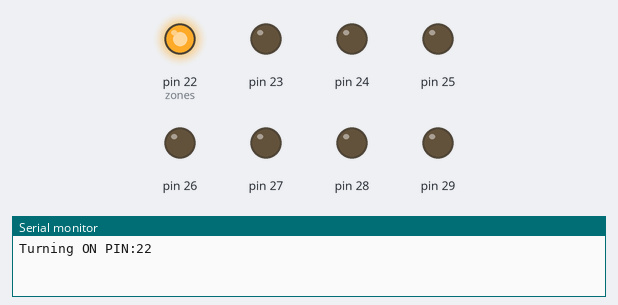
This sketch was run on a simulated Arduino Mega 2560, built with avr-gcc and run on an emulated ATmega2560. On the bench: output pins drawn as LEDs (lit = HIGH), the last lines printed to the serial monitor.

Above: at 0.5 s.
At 2.5 s:
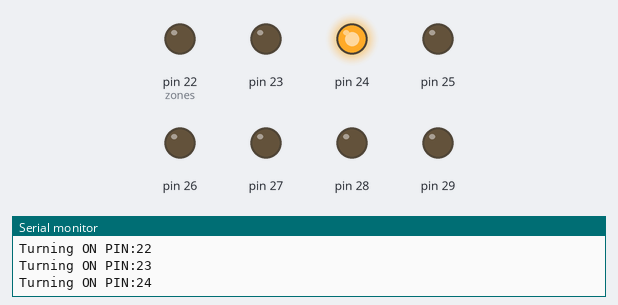
At 3.5 s:
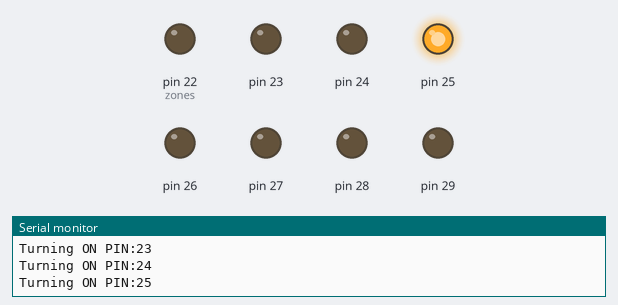
At 4.5 s:
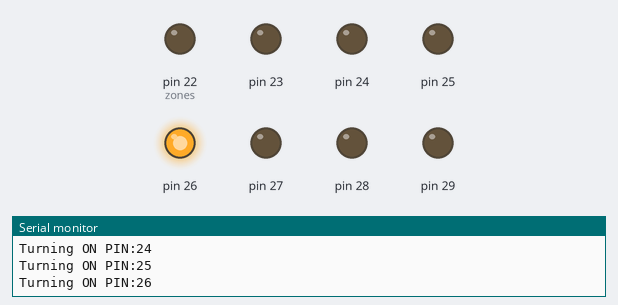
At 6.5 s:
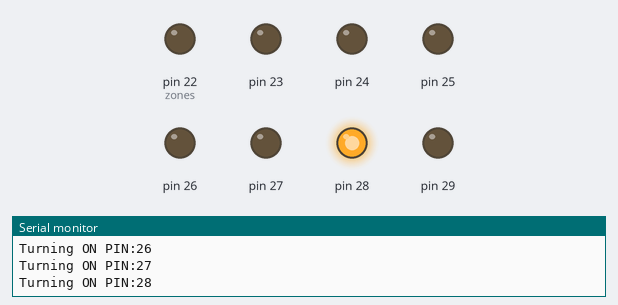
At 9.5 s:
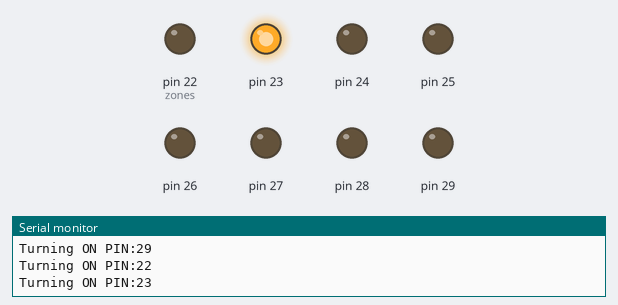
Timing chart, 0 to 10.4 s (numbered marks = the images above):
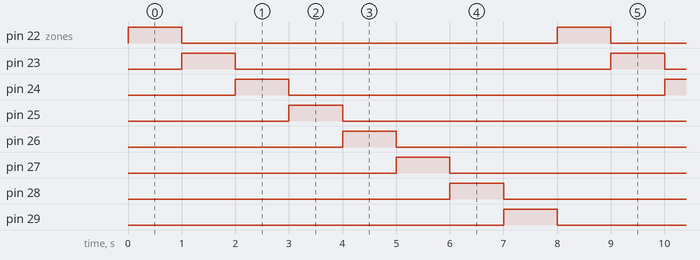

The sketch:

Blink.ino
```cpp
/* Blinking LED
 * ------------
 *
 * turns on and off a light emitting diode(LED) connected to a digital
 * pin, in intervals of 2 seconds. Ideally we use pin 13 on the Arduino
 * board because it an LED built-in
 *
 * Created 1 June 2005
 * copyleft 2005 DojoDave <http://www.0j0.org>
 * http://arduino.berlios.de
 *
 * based on an orginal by H. Barragan for the Wiring i/o board
 */
int pinStart = 22;
// Zone
int zone1 = pinStart++;
int zone2 = pinStart++;
int zone3 = pinStart++;
int zone4 = pinStart++;
int zone5 = pinStart++;
int zone6 = pinStart++;
int zone7 = pinStart++;
int zone8 = pinStart;
int zoneCount = 8;
int zones[] = {zone1, zone2, zone3, zone4, zone5, zone6, zone7, zone8};

void setup()
{
  Serial.begin(9600);
  //Set relay pins to output
  for (int i = 0; i < zoneCount; i++){
    pinMode(zones[i], OUTPUT);
  }
}

void loop()
{
  //Set relay pins to output
  for (int i = 0; i < zoneCount; i++){
    Serial.print(F("Turning ON PIN:"));
    Serial.println(zones[i]);
    digitalWrite(zones[i], HIGH);   // sets the LED on
    delay(1000);                  // waits for a second
    digitalWrite(zones[i], LOW);    // sets the LED off
  }
}
```

Measured:
- by itself, pin 22 (zones), pin 23–29: alternates HIGH for 1.0 s and LOW for 7.0 s
- by itself, everything shown: repeats every 8.0 s, in 9 steps
